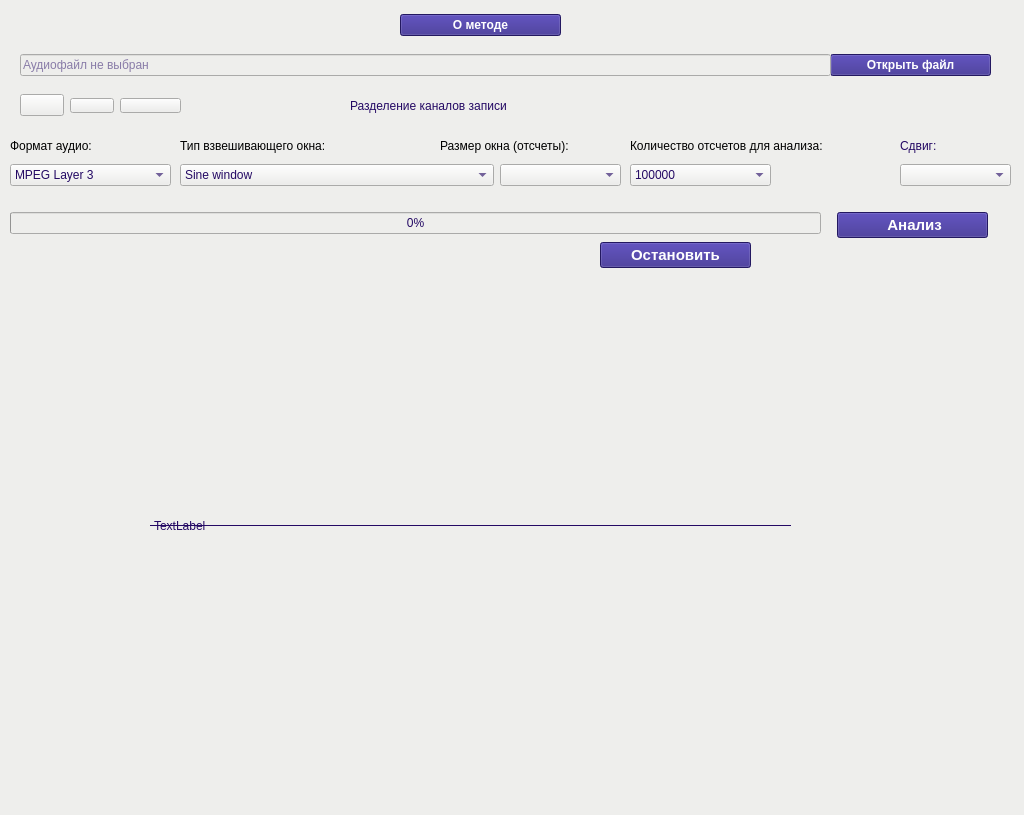
<?xml version="1.0" encoding="UTF-8"?>
<ui version="4.0">
 <class>main</class>
 <widget class="QWidget" name="main">
  <property name="geometry">
   <rect>
    <x>0</x>
    <y>0</y>
    <width>1024</width>
    <height>815</height>
   </rect>
  </property>
  <property name="windowTitle">
   <string>Исследование окон кодирования файлов, сжатых психоакустическими кодеками </string>
  </property>
  <property name="windowIcon">
   <iconset>
    <normaloff>icons/main.png</normaloff>icons/main.png</iconset>
  </property>
  <property name="styleSheet">
   <string notr="true">background-color: rgb(238, 238, 236);
color: rgb(36, 9, 100);</string>
  </property>
  <widget class="QWidget" name="verticalLayoutWidget_2">
   <property name="geometry">
    <rect>
     <x>830</x>
     <y>50</y>
     <width>161</width>
     <height>31</height>
    </rect>
   </property>
   <layout class="QVBoxLayout" name="verticalLayout_3">
    <item>
     <widget class="QPushButton" name="openfile">
      <property name="font">
       <font>
        <family>Ubuntu</family>
        <weight>75</weight>
        <italic>false</italic>
        <bold>true</bold>
       </font>
      </property>
      <property name="styleSheet">
       <string notr="true">color: rgb(255, 255, 255);
background-color: rgb(49, 34, 135);</string>
      </property>
      <property name="text">
       <string>Открыть файл</string>
      </property>
      <property name="icon">
       <iconset>
        <normaloff>../../../split_and_tokinize/form/icon/openfile.ico</normaloff>../../../split_and_tokinize/form/icon/openfile.ico</iconset>
      </property>
      <property name="iconSize">
       <size>
        <width>15</width>
        <height>15</height>
       </size>
      </property>
     </widget>
    </item>
   </layout>
  </widget>
  <widget class="QWidget" name="verticalLayoutWidget">
   <property name="geometry">
    <rect>
     <x>20</x>
     <y>50</y>
     <width>811</width>
     <height>31</height>
    </rect>
   </property>
   <layout class="QVBoxLayout" name="verticalLayout_2">
    <item>
     <widget class="QLineEdit" name="line_filename">
      <property name="placeholderText">
       <string>Аудиофайл не выбран</string>
      </property>
     </widget>
    </item>
   </layout>
  </widget>
  <widget class="QWidget" name="verticalLayoutWidget_3">
   <property name="geometry">
    <rect>
     <x>10</x>
     <y>160</y>
     <width>161</width>
     <height>31</height>
    </rect>
   </property>
   <layout class="QVBoxLayout" name="verticalLayout">
    <item>
     <widget class="QComboBox" name="comboBox_format">
      <item>
       <property name="text">
        <string>MPEG Layer 3</string>
       </property>
      </item>
      <item>
       <property name="text">
        <string>WMA</string>
       </property>
      </item>
      <item>
       <property name="text">
        <string>AAC</string>
       </property>
      </item>
     </widget>
    </item>
   </layout>
  </widget>
  <widget class="QWidget" name="verticalLayoutWidget_4">
   <property name="geometry">
    <rect>
     <x>10</x>
     <y>130</y>
     <width>161</width>
     <height>31</height>
    </rect>
   </property>
   <layout class="QVBoxLayout" name="verticalLayout_4">
    <item>
     <widget class="QLabel" name="label_format">
      <property name="styleSheet">
       <string notr="true">color: rgb(0, 0, 0);</string>
      </property>
      <property name="text">
       <string>Формат аудио:</string>
      </property>
     </widget>
    </item>
   </layout>
  </widget>
  <widget class="QWidget" name="verticalLayoutWidget_5">
   <property name="geometry">
    <rect>
     <x>180</x>
     <y>130</y>
     <width>251</width>
     <height>31</height>
    </rect>
   </property>
   <layout class="QVBoxLayout" name="verticalLayout_5">
    <item>
     <widget class="QLabel" name="label_type_windows">
      <property name="styleSheet">
       <string notr="true">color: rgb(0, 0, 0);</string>
      </property>
      <property name="text">
       <string>Тип взвешивающего окна:</string>
      </property>
     </widget>
    </item>
   </layout>
  </widget>
  <widget class="QWidget" name="verticalLayoutWidget_6">
   <property name="geometry">
    <rect>
     <x>180</x>
     <y>160</y>
     <width>314</width>
     <height>31</height>
    </rect>
   </property>
   <layout class="QVBoxLayout" name="verticalLayout_6">
    <item>
     <widget class="QComboBox" name="comboBox_type_window">
      <item>
       <property name="text">
        <string>Sine window</string>
       </property>
      </item>
      <item>
       <property name="text">
        <string>Kaiser-Bessel-derived (KBD) window</string>
       </property>
      </item>
      <item>
       <property name="text">
        <string>Составное окно (слева KBD справа sine)</string>
       </property>
      </item>
      <item>
       <property name="text">
        <string>Составное окно (слева sine справа KBD )</string>
       </property>
      </item>
     </widget>
    </item>
   </layout>
  </widget>
  <widget class="QWidget" name="verticalLayoutWidget_7">
   <property name="geometry">
    <rect>
     <x>440</x>
     <y>130</y>
     <width>181</width>
     <height>31</height>
    </rect>
   </property>
   <layout class="QVBoxLayout" name="verticalLayout_7">
    <item>
     <widget class="QLabel" name="label_size_window">
      <property name="styleSheet">
       <string notr="true">color: rgb(0, 0, 0);</string>
      </property>
      <property name="text">
       <string>Размер окна (отсчеты):</string>
      </property>
     </widget>
    </item>
   </layout>
  </widget>
  <widget class="QWidget" name="verticalLayoutWidget_8">
   <property name="geometry">
    <rect>
     <x>500</x>
     <y>160</y>
     <width>121</width>
     <height>31</height>
    </rect>
   </property>
   <layout class="QVBoxLayout" name="verticalLayout_8">
    <item>
     <widget class="QComboBox" name="comboBox_size_window"/>
    </item>
   </layout>
  </widget>
  <widget class="QWidget" name="verticalLayoutWidget_9">
   <property name="geometry">
    <rect>
     <x>630</x>
     <y>130</y>
     <width>261</width>
     <height>31</height>
    </rect>
   </property>
   <layout class="QVBoxLayout" name="verticalLayout_9">
    <item>
     <widget class="QLabel" name="label_count_sample">
      <property name="styleSheet">
       <string notr="true">color: rgb(0, 0, 0);</string>
      </property>
      <property name="text">
       <string>Количество отсчетов для анализа:</string>
      </property>
     </widget>
    </item>
   </layout>
  </widget>
  <widget class="QWidget" name="verticalLayoutWidget_10">
   <property name="geometry">
    <rect>
     <x>630</x>
     <y>160</y>
     <width>141</width>
     <height>31</height>
    </rect>
   </property>
   <layout class="QVBoxLayout" name="verticalLayout_10">
    <item>
     <widget class="QComboBox" name="comboBox_count_sample">
      <item>
       <property name="text">
        <string>100000</string>
       </property>
      </item>
      <item>
       <property name="text">
        <string>200000</string>
       </property>
      </item>
      <item>
       <property name="text">
        <string>300000</string>
       </property>
      </item>
      <item>
       <property name="text">
        <string>500000</string>
       </property>
      </item>
      <item>
       <property name="text">
        <string>весь файл</string>
       </property>
      </item>
     </widget>
    </item>
   </layout>
  </widget>
  <widget class="QWidget" name="verticalLayoutWidget_12">
   <property name="geometry">
    <rect>
     <x>900</x>
     <y>130</y>
     <width>111</width>
     <height>31</height>
    </rect>
   </property>
   <layout class="QVBoxLayout" name="verticalLayout_12">
    <item>
     <widget class="QLabel" name="label_shift">
      <property name="text">
       <string>Сдвиг:</string>
      </property>
     </widget>
    </item>
   </layout>
  </widget>
  <widget class="QWidget" name="verticalLayoutWidget_13">
   <property name="geometry">
    <rect>
     <x>900</x>
     <y>160</y>
     <width>111</width>
     <height>31</height>
    </rect>
   </property>
   <layout class="QVBoxLayout" name="verticalLayout_13">
    <item>
     <widget class="QComboBox" name="comboBox_shift"/>
    </item>
   </layout>
  </widget>
  <widget class="QWidget" name="verticalLayoutWidget_11">
   <property name="geometry">
    <rect>
     <x>10</x>
     <y>210</y>
     <width>811</width>
     <height>27</height>
    </rect>
   </property>
   <layout class="QVBoxLayout" name="verticalLayout_11">
    <item>
     <widget class="QProgressBar" name="progressBar_calc">
      <property name="value">
       <number>0</number>
      </property>
     </widget>
    </item>
   </layout>
  </widget>
  <widget class="QWidget" name="verticalLayoutWidget_19">
   <property name="geometry">
    <rect>
     <x>837</x>
     <y>210</y>
     <width>151</width>
     <height>31</height>
    </rect>
   </property>
   <layout class="QVBoxLayout" name="verticalLayout_19">
    <item>
     <widget class="QPushButton" name="calculate_detect">
      <property name="font">
       <font>
        <pointsize>11</pointsize>
        <weight>75</weight>
        <bold>true</bold>
       </font>
      </property>
      <property name="styleSheet">
       <string notr="true">color: rgb(255, 255, 255);
background-color: rgb(49, 34, 135);</string>
      </property>
      <property name="text">
       <string> Анализ</string>
      </property>
      <property name="icon">
       <iconset>
        <normaloff>icons/analysis.png</normaloff>icons/analysis.png</iconset>
      </property>
      <property name="iconSize">
       <size>
        <width>18</width>
        <height>18</height>
       </size>
      </property>
     </widget>
    </item>
   </layout>
  </widget>
  <widget class="QLabel" name="label_window">
   <property name="geometry">
    <rect>
     <x>150</x>
     <y>290</y>
     <width>641</width>
     <height>471</height>
    </rect>
   </property>
   <property name="styleSheet">
    <string notr="true"/>
   </property>
   <property name="frameShape">
    <enum>QFrame::HLine</enum>
   </property>
   <property name="text">
    <string>TextLabel</string>
   </property>
   <property name="buddy">
    <cstring>label_window</cstring>
   </property>
  </widget>
  <widget class="QWidget" name="verticalLayoutWidget_14">
   <property name="geometry">
    <rect>
     <x>10</x>
     <y>240</y>
     <width>511</width>
     <height>21</height>
    </rect>
   </property>
   <layout class="QVBoxLayout" name="verticalLayout_14">
    <item>
     <widget class="QLabel" name="label_channel">
      <property name="text">
       <string/>
      </property>
      <property name="textFormat">
       <enum>Qt::AutoText</enum>
      </property>
     </widget>
    </item>
   </layout>
  </widget>
  <widget class="QWidget" name="verticalLayoutWidget_20">
   <property name="geometry">
    <rect>
     <x>600</x>
     <y>240</y>
     <width>151</width>
     <height>31</height>
    </rect>
   </property>
   <layout class="QVBoxLayout" name="verticalLayout_20">
    <item>
     <widget class="QPushButton" name="calculate_stop">
      <property name="font">
       <font>
        <pointsize>11</pointsize>
        <weight>75</weight>
        <bold>true</bold>
       </font>
      </property>
      <property name="styleSheet">
       <string notr="true">color: rgb(255, 255, 255);
background-color: rgb(49, 34, 135);</string>
      </property>
      <property name="text">
       <string>Остановить</string>
      </property>
      <property name="icon">
       <iconset>
        <normaloff>icons/stop_calc.png</normaloff>icons/stop_calc.png</iconset>
      </property>
      <property name="iconSize">
       <size>
        <width>22</width>
        <height>23</height>
       </size>
      </property>
     </widget>
    </item>
   </layout>
  </widget>
  <widget class="QWidget" name="verticalLayoutWidget_15">
   <property name="geometry">
    <rect>
     <x>400</x>
     <y>10</y>
     <width>161</width>
     <height>31</height>
    </rect>
   </property>
   <layout class="QVBoxLayout" name="verticalLayout_15">
    <item>
     <widget class="QPushButton" name="button_about_method">
      <property name="font">
       <font>
        <family>Ubuntu</family>
        <weight>75</weight>
        <italic>false</italic>
        <bold>true</bold>
       </font>
      </property>
      <property name="styleSheet">
       <string notr="true">color: rgb(255, 255, 255);
background-color: rgb(49, 34, 135);</string>
      </property>
      <property name="text">
       <string>О методе</string>
      </property>
      <property name="icon">
       <iconset>
        <normaloff>icons/paper.png</normaloff>icons/paper.png</iconset>
      </property>
      <property name="iconSize">
       <size>
        <width>15</width>
        <height>15</height>
       </size>
      </property>
     </widget>
    </item>
   </layout>
  </widget>
  <widget class="QWidget" name="verticalLayoutWidget_16">
   <property name="geometry">
    <rect>
     <x>350</x>
     <y>90</y>
     <width>271</width>
     <height>31</height>
    </rect>
   </property>
   <layout class="QVBoxLayout" name="verticalLayout_16">
    <item>
     <widget class="QLabel" name="label_channel_cut">
      <property name="text">
       <string>Разделение каналов записи</string>
      </property>
     </widget>
    </item>
   </layout>
  </widget>
  <widget class="QWidget" name="verticalLayoutWidget_17">
   <property name="geometry">
    <rect>
     <x>70</x>
     <y>90</y>
     <width>44</width>
     <height>31</height>
    </rect>
   </property>
   <layout class="QVBoxLayout" name="verticalLayout_17">
    <item>
     <widget class="QPushButton" name="stop_audio">
      <property name="font">
       <font>
        <pointsize>4</pointsize>
       </font>
      </property>
      <property name="toolTip">
       <string>Остановить воспроизведение</string>
      </property>
      <property name="statusTip">
       <string>Стоп</string>
      </property>
      <property name="text">
       <string/>
      </property>
      <property name="icon">
       <iconset>
        <normaloff>icons/stop_play.ico</normaloff>icons/stop_play.ico</iconset>
      </property>
      <property name="iconSize">
       <size>
        <width>16</width>
        <height>16</height>
       </size>
      </property>
     </widget>
    </item>
   </layout>
  </widget>
  <widget class="QWidget" name="verticalLayoutWidget_18">
   <property name="geometry">
    <rect>
     <x>20</x>
     <y>90</y>
     <width>44</width>
     <height>31</height>
    </rect>
   </property>
   <layout class="QVBoxLayout" name="verticalLayout_18">
    <item>
     <widget class="QPushButton" name="play_audio">
      <property name="toolTip">
       <string>Воспроизвести файл</string>
      </property>
      <property name="statusTip">
       <string>Воспроизвести</string>
      </property>
      <property name="text">
       <string/>
      </property>
      <property name="icon">
       <iconset>
        <normaloff>icons/play.ico</normaloff>icons/play.ico</iconset>
      </property>
      <property name="iconSize">
       <size>
        <width>16</width>
        <height>16</height>
       </size>
      </property>
     </widget>
    </item>
   </layout>
  </widget>
  <widget class="QWidget" name="verticalLayoutWidget_21">
   <property name="geometry">
    <rect>
     <x>120</x>
     <y>90</y>
     <width>61</width>
     <height>31</height>
    </rect>
   </property>
   <layout class="QVBoxLayout" name="verticalLayout_21">
    <item>
     <widget class="QPushButton" name="oscilo_audio">
      <property name="font">
       <font>
        <pointsize>4</pointsize>
       </font>
      </property>
      <property name="toolTip">
       <string>Остановить воспроизведение</string>
      </property>
      <property name="statusTip">
       <string>Стоп</string>
      </property>
      <property name="text">
       <string/>
      </property>
      <property name="icon">
       <iconset>
        <normaloff>icons/oscilo.png</normaloff>icons/oscilo.png</iconset>
      </property>
      <property name="iconSize">
       <size>
        <width>23</width>
        <height>19</height>
       </size>
      </property>
     </widget>
    </item>
   </layout>
  </widget>
 </widget>
 <resources/>
 <connections/>
</ui>
